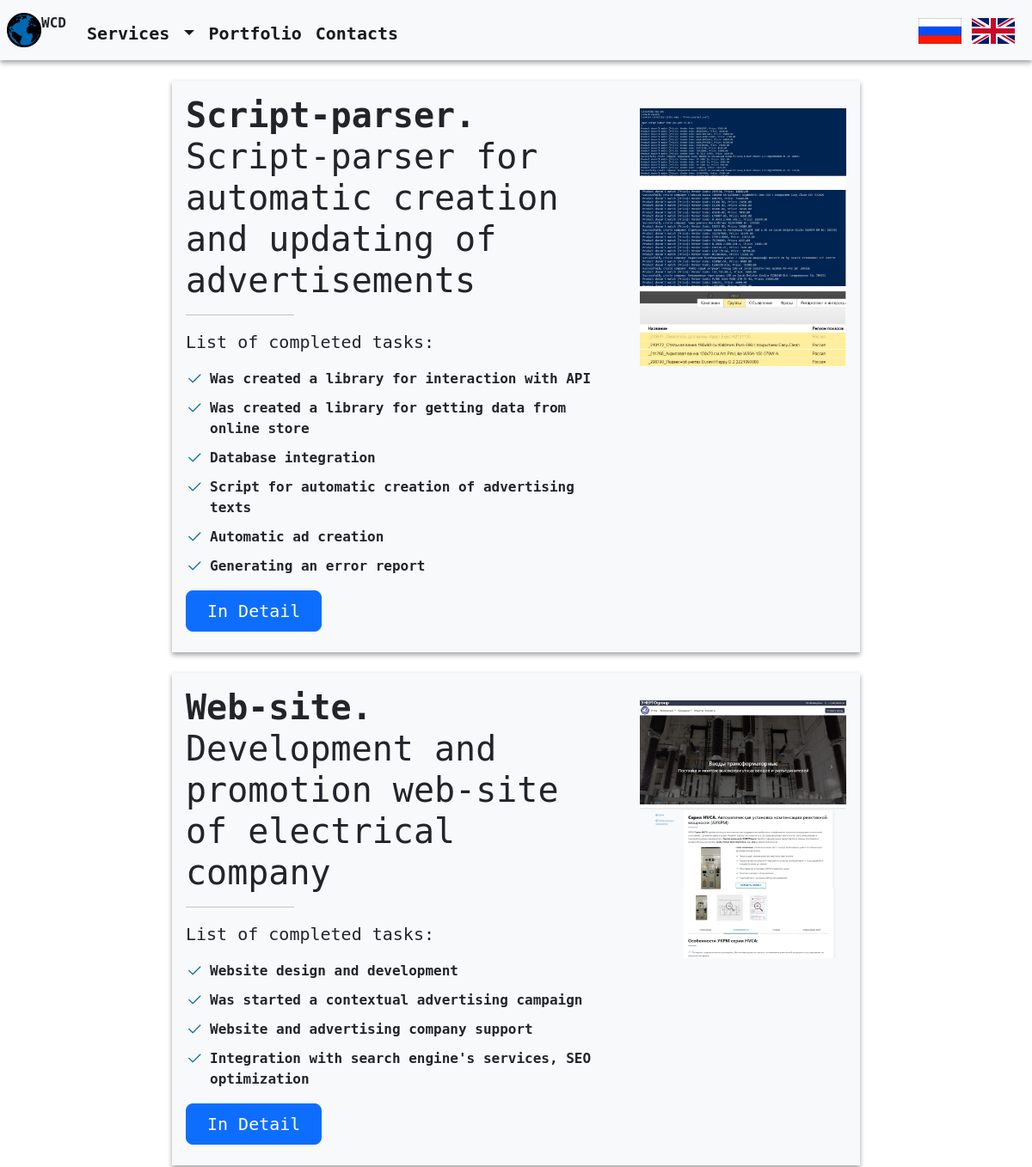
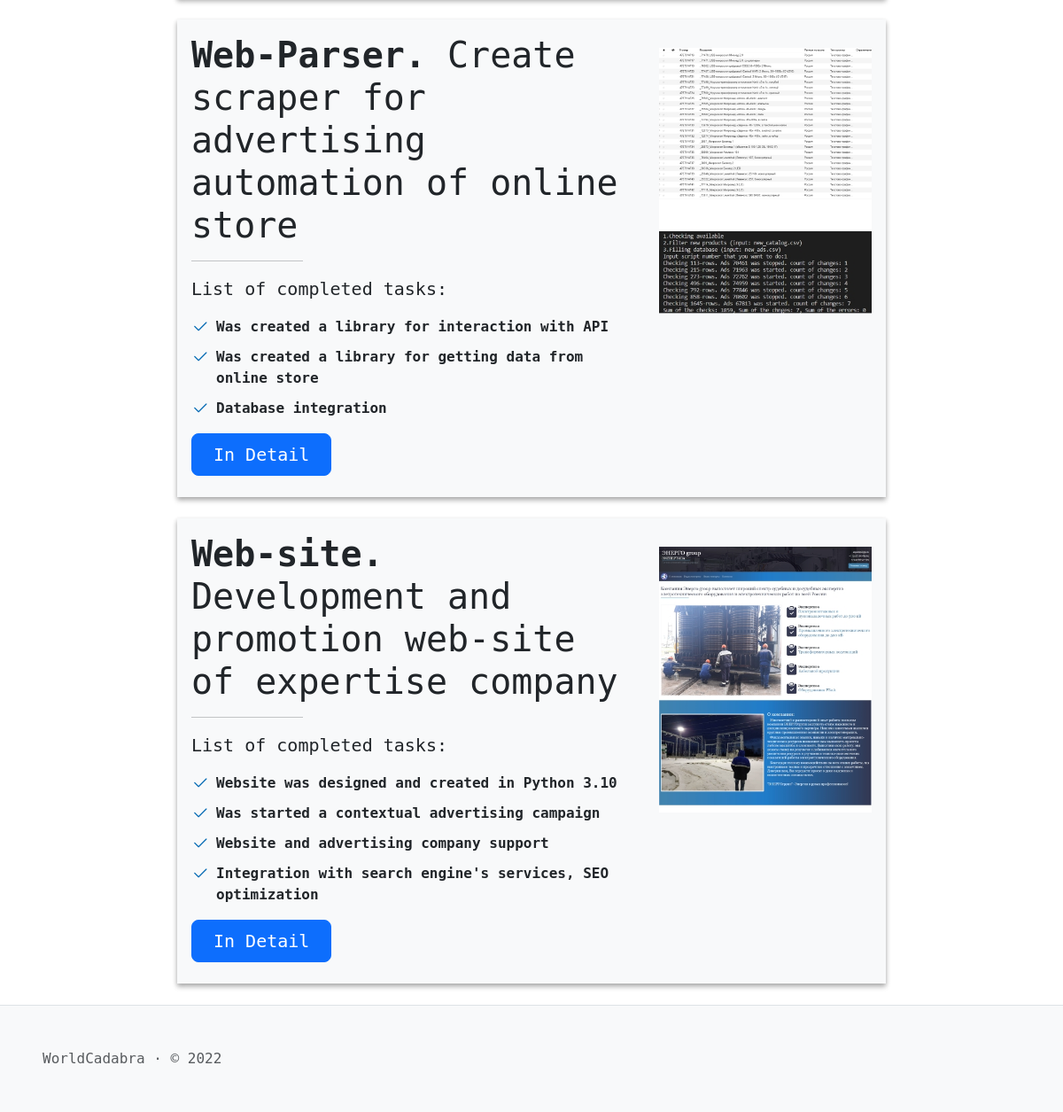
/en/projects/, run on the app's committed database (2 pictures, top to bottom).
### Class_SQLAlchemy.py (models this page shows, shortened)
class Menu(db.Model):
    id = db.Column(db.Integer, unique=True, primary_key=True)
    title = db.Column(db.String(100), nullable=False)
    url = db.Column(db.String(100), nullable=True)
    url_name = db.Column(db.String(100), nullable=True)
    visibility = db.Column(db.String(50), default='visible', nullable=False)
    button_type = db.Column(db.String(50), nullable=False)
    parent = db.Column(db.String(50))
    language = db.Column(db.String(20), nullable=False)
    priorities = db.Column(db.Integer)
    note = db.Column(db.String(200), nullable=True)

class projects(db.Model):
    id = db.Column(db.Integer, unique=True, primary_key=True)
    title = db.Column(db.String(100), nullable=False)
    short_discription = db.Column(db.String(2000), nullable=True)
    photo = db.Column(db.String(500), nullable=True)
    url = db.Column(db.String(100), nullable=True)
    url_name = db.Column(db.String(100), nullable=True)
    visibility = db.Column(db.String(50), default='visible', nullable=False)
    content = db.Column(db.String(50000), nullable=True)
    language = db.Column(db.String(20), nullable=False)
    priorities = db.Column(db.Integer)
    note = db.Column(db.String(200), nullable=True)

### en/en.py (the view)
@en.route('/projects/')
def Projects():
    content = projects.query.filter_by(visibility='visible', language='en').order_by(projects.priorities.desc()).all()
    return render_template('projects.html', general=get_general_content('projects'), content=content)

### en/en.py (called while the page is built)
def get_general_content(url_name):
    res = {}
    try:
        res['Menu'] = Menu.query.filter_by(visibility='visible', language='en').order_by(Menu.priorities).all()
        res['SEO'] = SEO.query.filter_by(language='en', url_name=url_name).first()
        return res
    except:
        abort(404)

### templates/projects.html
{% extends "layout.html" %}
{% block body %}
{% for item in content %}
<div class="container-flex project-tasks col-lg-8 mx-auto my-4 p-3">
        <div class="row">
            <div class="col-md-8 col-sm-12">
                    <h1 class="mb-3">{{ item.title|safe }}</h1>
                    <hr class="col-5 col-md-3">
                    {{ item.short_discription|safe }}
                    <div>
                        <a href="{{ item.url }}" class="btn btn-primary btn-lg px-4 mb-2">
                        {% if item.language == 'ru' %}
                        Подробнее
                        {% elif item.language == 'en' %}
                        In Detail
                        {% endif %}
                        </a>
                    </div>
            </div>
            <div class="col-md-4 col-sm-12 pt-sm-3 text-center">
                <img src="{{ item.photo }}" class="img-fluid" alt="{{ item.title }}">
            </div>
        </div>
</div>
{% endfor %}
{% endblock %}

### templates/layout.html (shortened to what this page needs)
<!DOCTYPE html>
<html lang="{{ general['SEO'].language }}">
<head>
    {% block head %}
    <link href="{{ url_for('static', filename='css/bootstrap.min.css') }}" rel="stylesheet"
>
    <link rel="stylesheet" href="https://cdn.jsdelivr.net/npm/bootstrap-icons@1.9.1/font/bootstrap-icons.css">
    <link href="{{ url_for('static', filename='css/styles.css') }}" rel="stylesheet">
    {% endblock %}
</head>
<body>
    <header>
        <nav class="navbar navbar-expand-md bg-light">
            <a class="navbar-brand ps-2 mx-0" href="{{ url_for('.index') }}">
                <img src="{{ url_for('static', filename='img/logo_full.png') }}" alt="Logo" style="max-height: 40px">
            </a>
            <p class="navbar-logo pe-3">WCD</p>
            <div class="collapse navbar-collapse pt-2" id="navbarSupportedContent">
                <ul class="navbar-nav me-auto mb-lg-0">
                    {% for menu in general['Menu'] %}
                        {% if menu.button_type == 'menu' and not menu.parent %}
                            <li class="nav-item">
                                <a class="nav-link active" aria-current="page" href="{{ menu.url }}">{{menu.title}}</a>
                            </li>
                        {% elif menu.button_type == 'dropmenu' and not menu.parent %}
                            <li class="nav-item dropdown">
                                <a class="nav-link dropdown-toggle active" href="{{ menu.url }}" id="navbarDropdown" role="button"
                                    data-bs-toggle="dropdown" aria-expanded="false">
                                    {{menu.title}}
                                </a>
                            </li>
                        {% endif %}
                    {% endfor %}
                </ul>
            </div>
            <ul class="navbar-nav ms-auto mx-3 d-md-flex d-none align-items-center">
              <li class="nav-item m-1">
                  <a href="/"><img src="{{ url_for('static', filename='img/rus.png') }}"
                          style="max-height: 30px" class="img-fluid"></a>
                  <a href="/en"><img src="{{ url_for('static', filename='img/eng.png') }}"
                          style="max-height: 30px" class="img-fluid"></a>
              </li>
            </ul>
        </nav>
    </header>
    <main class="content">
        {% block body %}{% endblock %}
    </main>
</body>
<footer class="text-muted border-top bg-light">
  <div class="d-flex ms-5 py-5">
      WorldCadabra · © 2022
  </div>
</footer>
</html>

### static/css/styles.css (style rules this page uses)
:root { --color1: #0068B2; }
* { font-family: "DejaVu Sans Mono"; }
.navbar .navbar-logo { font-size:16px; font-weight: 900; }
.navbar-nav { font-size:20px; font-weight: 700; }
.project-tasks ul, .service-tasks ul { list-style: none; padding: 0; }
.project-tasks ul li, .service-tasks ul li { padding-left: 28px; position: relative; }
.project-tasks ul li+li, .service-tasks ul li+li { margin-top: 10px; }
.project-tasks ul i, .service-tasks ul i { position: absolute; left: 0; top: 2px; font-size: 20px; color: var(--color1); line-height: 1; }
.container-flex { background-color: #f8f9fa; box-shadow: 0 2px 5px rgba(0,0,0,0.2), 0 4px 6px rgba(0,0,0,0.2); }
header { box-shadow: 0 2px 5px rgba(0,0,0,0.2), 0 4px 6px rgba(0,0,0,0.2); }
.content { min-height: 100vh; }

### data on the page
Menu: title "Services"
Menu: title "Portfolio"
Menu: title "Contacts"
projects: title "Script-parser. Script-parser for automatic creation and updating of advertisements", short_discription "List of completed tasks: Was created a library for interaction with API Was created a library for getting data from online store Database integration Script for automatic creation of advertising texts Automatic ad creation Generating an error report", language "In Detail", photo (picture)
projects: title "Web-site. Development and promotion web-site of electrical company", short_discription "List of completed tasks: Website design and development Was started a contextual advertising campaign Website and advertising company support Integration with search engine's services, SEO optimization", language "In Detail", photo (picture)
projects: title "Web-Parser. Create scraper for advertising automation of online store", short_discription "List of completed tasks: Was created a library for interaction with API Was created a library for getting data from online store Database integration", language "In Detail", photo (picture)
projects: title "Web-site. Development and promotion web-site of expertise company", short_discription "List of completed tasks: Website was designed and created in Python 3.10 Was started a contextual advertising campaign Website and advertising company support Integration with search engine's services, SEO optimization", language "In Detail", photo (picture)
